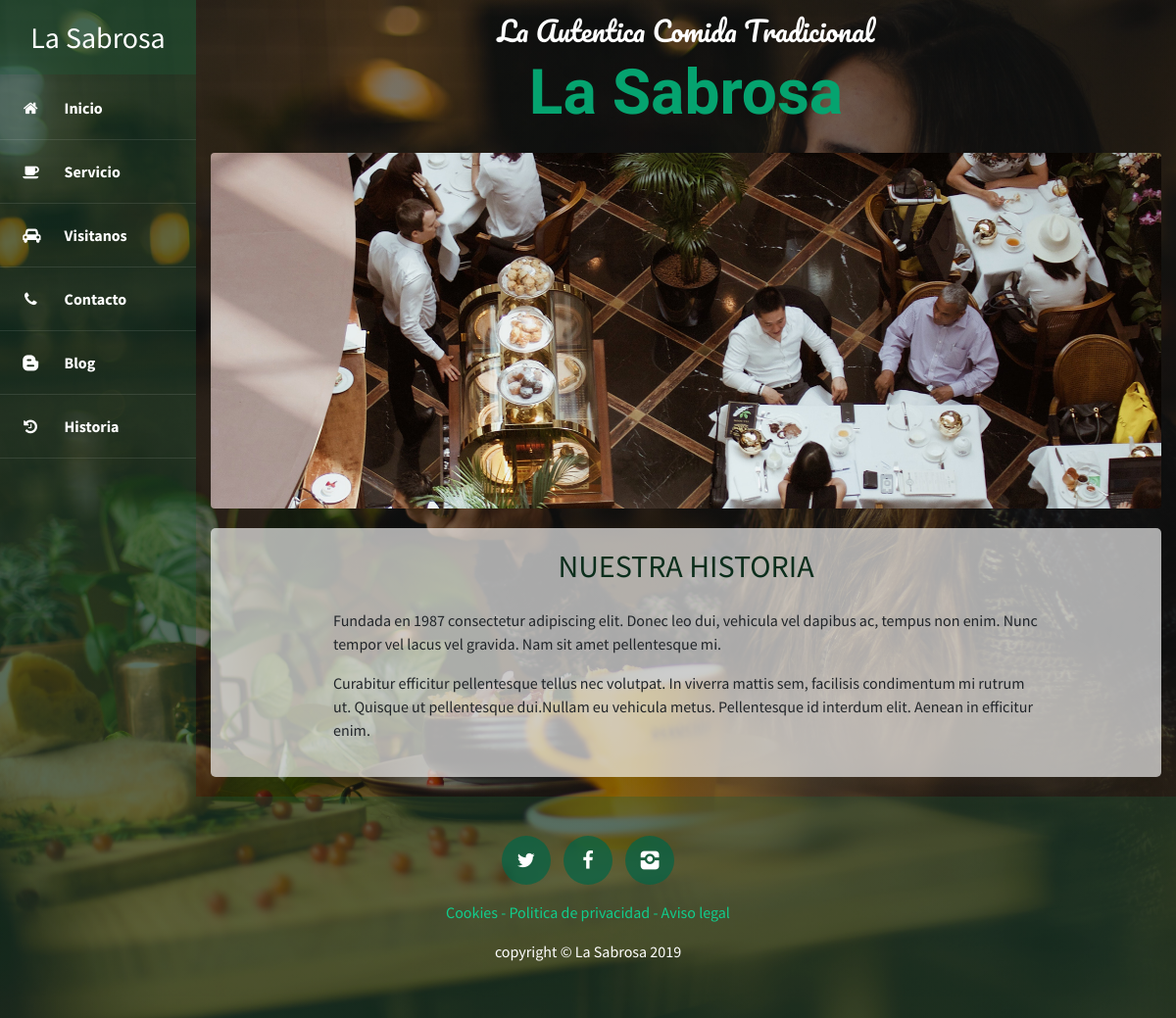
The page /history/ on the database its author committed.
### core/models.py (models this page shows, shortened)
class Page(models.Model):
    title = models.CharField(max_length=100, verbose_name = "Titulo")
    content = RichTextField(verbose_name = "Contenido")
    created = models.DateTimeField(auto_now_add=True, verbose_name ="Fecha de creacion")
    updated = models.DateTimeField(auto_now=True, verbose_name="Fecha de moficicacion")
    class Meta:
        verbose_name = "Página"
        verbose_name_plural = "Páginas"

### core/views.py (the view)
# urls.py: path('history/', views.history, name='history'),
def history(request):
    return render(request, 'core/history.html')

### core/templatetags/pages_extra.py (called while the page is built)
@register.simple_tag
def get_pages():
    pages = Page.objects.all()
    return pages

### core/templates/core/history.html
{% extends 'core/base.html' %}
{% load static %}
{% block content %}
                        <div class="contenido-historia">
                            <img class="img-fluid rounded about-heading-img mb-3 mb-lg-0" src="{% static 'core/img/history-img.jpg'%}"
                                alt="">
                            <div class="historia">
                                <div class="row">
                                    <div class="col-xl-9 col-lg-10 mx-auto">
                                        <h2 class="section-heading mb-4">
                                            <span class="section-heading-lower">Nuestra historia</span>
                                        </h2>
                                        <p>Fundada en 1987 consectetur adipiscing elit. Donec leo dui, vehicula
                                            vel dapibus ac, tempus non enim. Nunc tempor vel lacus vel gravida.
                                            Nam sit amet pellentesque mi. </p>
                                        <p>Curabitur efficitur pellentesque tellus nec volutpat. In viverra
                                            mattis sem, facilisis condimentum mi rutrum ut. Quisque ut
                                            pellentesque dui.Nullam eu vehicula metus. Pellentesque id interdum
                                            elit. Aenean in efficitur enim.</p>
                                    </div>
                                </div>
                            </div>
                        </div>
{% endblock %}

### core/templates/core/base.html (shortened to what this page needs)
<!DOCTYPE html>
<html lang="es">
<head>
	{% load static %}
	<link rel="stylesheet" href="{% static 'core/css/bootstrap.min.css'%}">
	<link rel="stylesheet" href="{% static 'core/css/fontello.css'%}">
	<link rel="stylesheet" href="{% static 'core/css/styles.css'%}">
</head>
<body>
	<div class="container-fluid">
		<div class="row">
			<div class="barra-lateral col-12 col-sm-auto">
				<div class="logo">
					<h2>La Sabrosa</h2>
				</div>
				<div class="menu d-flex d-sm-block justify-content-center flex-wrap">
					<a href="{% url 'home'%}">
						<i class="icon-home"></i>
						<span>Inicio</span>
					</a>
					<a href="{% url 'services' %}">
						<i class="icon-coffee"></i>
						<span>Servicio</span>
					</a>
					<a href="{% url 'visit' %}">
						<i class="icon-cab"></i>
						<span>Visitanos</span>
					</a>
					<a href="{% url 'contact' %}">
						<i class="icon-phone"></i>
						<span>Contacto</span>
					</a>
					<a href="{% url 'blog' %}">
						<i class="icon-blogger"></i>
						<span>Blog</span>
					</a>
					<a href="{% url 'history' %}">
						<i class="icon-history"></i>
						<span>Historia</span>
					</a>
				</div>
			</div>
			<main class="main col">
				<div class="row marca">
					<div class="titulos col-12">
						<h3>La Autentica Comida Tradicional</h3>
						<h2> La Sabrosa</h2>
					</div>
				</div>
				<div class="row">
					<div class="col-lg-12">
						{% block content %}
                        {% endblock %}
					</div>
				</div>
			</main>
		</div>
	</div>
	<footer class="footer">
		<div class="container">
			<div class="row footer-icon justify-content-center">
				<p class="col-auto">
					<a href="#" class="icono">
						<i class="icon-twitter"></i>
					</a>
					<a href="#" class="icono">
						<i class="icon-facebook"></i>
					</a>
					<a href="#" class="icono">
						<i class="icon-instagram"></i>
					</a>
				</p>
				<p class="col-auto link">
					{% load pages_extra %}
					{% get_pages as pages%}
					{% for page in pages%}
					<a href="{% url 'other' page.id %}" class="link">{{page.title}}</a> {% if not forloop.last%} - {% endif %}
					{% endfor %}
				</p>
				<p class="col-auto copy">copyright &copy; La Sabrosa 2019</p>
			</div>
		</div>
	</footer>
</body>
</html>

### core/static/core/css/styles.css (style rules this page uses)
body { font-family: 'Source Sans Pro', sans-serif; background: linear-gradient(rgba(2, 5, 4, 0.507), rgba(1, 2, 1, 0.466)), url("../img/bg-font.jpg"); background-attachment: fixed; background-position: center; background-size: cover; }
.barra-lateral { background: #1c5c3c50; color: #fff; min-width: 200px; min-height: auto; padding: 0; }
.barra-lateral a { color: #fff; }
.barra-lateral .logo { background: #1c5c3c50; margin-bottom: 2px; }
.barra-lateral .logo h2 { font-size: 30px; font-family: 'Source Sans Pro', sans-serif; padding: 20px 0; text-align: center; font-weight: 400; margin: 0; }
.barra-lateral .menu a { display: block; padding: 20px 0; font-family: 'Source Sans Pro',sans-serif; font-weight: 700; border-bottom: 1px solid rgba(255,255,255,.1); }
.barra-lateral .menu a i { margin-right: 20px; margin-left: 20px; font-weight: normal; }
.marca { text-align: center; margin: 15px; }
.marca .titulos { text-align: center; }
.marca .titulos h3 { font-family: 'Pacifico'; font-weight: 400; color: #fff; }
.marca .titulos h2 { font-family: 'Ranga'; font-weight: 700; color: rgb(5, 163, 111); font-size: 4rem; }
.section-heading { text-transform: uppercase; }
.section-heading .section-heading-lower { display: block; font-size: 2rem; font-weight: 400; color: #0b2e1c; padding: 0; }
.contenido-historia .historia { background: #fafafaa8; margin: 20px 0; border-radius: 5px; padding: 20px 0; }
.contenido-historia .historia h2 { text-align: center; }
.footer { background: #1c5c3c50; }
.footer-icon { padding: 40px 0; display: block; text-align: center; }
.footer-icon .icono { width: 50px; height: 50px; font-size: 20px; line-height: 50px; color: #fff; text-align: center; background: #066445bd; display: inline-block; margin: 0px 5px; text-decoration: none; border-radius: 50px; }
.footer-icon .link { color: #0ed492f3; text-decoration: none; }
.footer-icon .copy { color: #fff; }

### rows shown on the page
Page: title "Cookies"
Page: title "Politica de privacidad"
Page: title "Aviso legal"
